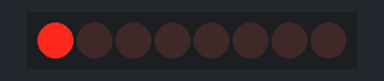
Simulated run of this sketch. Board: Arduino Uno, built with avr-gcc and run on an emulated ATmega328P. On the bench: 8 shift-register outputs drawn as a row of LEDs (first output left, lit = HIGH). Wiring (inferred from the names in the program): shift register (74HC595): data pin 2; shift clock pin 3; latch pin 4. Wiring (inferred from the signals the program sends): row of LEDs: on Q0, Q1, Q2, Q3, Q4, Q5, Q6, Q7.

Above: at 0.6 s.
At 5.1 s:
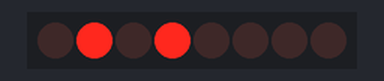
At 10.1 s:
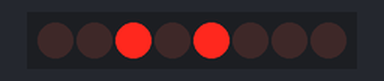
At 20.1 s:
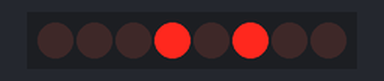
At 30.1 s:
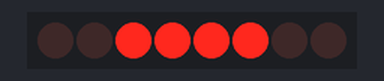
At 39.75 s:
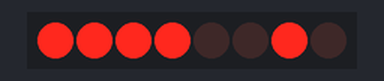
Timing chart, 0 to 40.0 s (numbered marks = the images above):
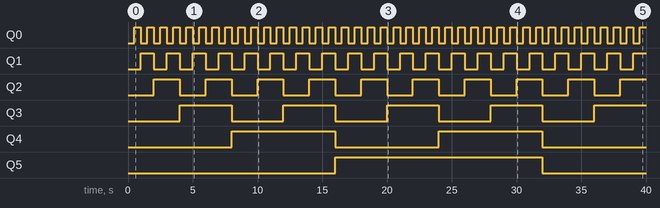

Measured:
- by itself, Q0: alternates HIGH for 0.50 s and LOW for 0.50 s
- by itself, Q1: alternates HIGH for 1.0 s and LOW for 1.0 s
- by itself, Q2: alternates HIGH for 2.0 s and LOW for 2.0 s
- by itself, Q3: alternates HIGH for 4.0 s and LOW for 4.0 s
- by itself, Q4: alternates HIGH for 8.0 s and LOW for 8.0 s
- by itself, Q5: LOW → HIGH at 16.0 s, → LOW 16.0 s later

The sketch:

shift-register-shiftout.ino
```cpp
/*
    Código que prueba el chip de desplazamiento de registros con la función shiftOut()
    <    >
*/

#define pinData 2
#define pinClock 3
#define pinLatch 4

void setup() {
  pinMode(pinData, OUTPUT);
  pinMode(pinClock, OUTPUT);
  pinMode(pinLatch, OUTPUT);
}

/*
//Con la función shiftOut() carga en el chip el valor ingresado = 1
void loop() {
  digitalWrite(pinLatch, LOW);  // Se inicia en bajo
  shiftOut(pinData, pinClock, MSBFIRST, 1);
  digitalWrite(pinLatch, HIGH);  // Se cambia a alto
}
*/


//para obtener diferentes valores decimales con esa función
void loop() {
  for(int i = 0; i <= 256; i++)
  {
    digitalWrite(pinLatch, LOW);  // Se inicia en bajo
    shiftOut(pinData, pinClock, MSBFIRST, i);
    digitalWrite(pinLatch, HIGH);  // Se cambia a alto
    delay(500);
  }
}
```
